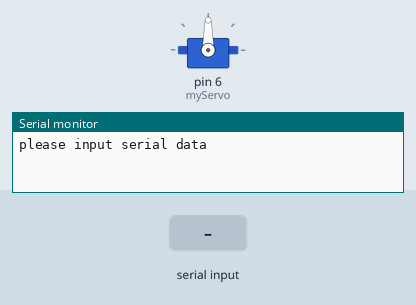
Recording of a sketch running on a simulated Arduino Uno, built with avr-gcc and run on an emulated ATmega328P. Shown: servo, the last lines printed to the serial monitor. Inputs (shaded band) come from the test bench.

Above: at 1.2 s.
1.3 s: "30,150\n" received over Serial
At 3.5 s:
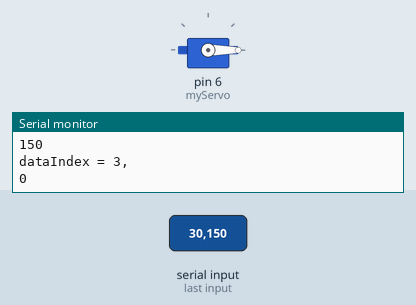
3.8 s: "90,45\n" received over Serial
At 4.1 s:
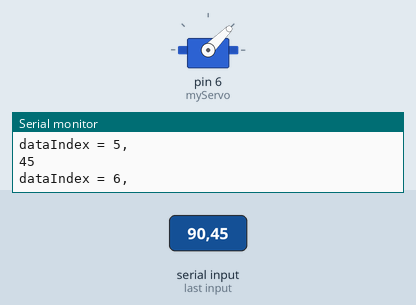
6.3 s: "200\n" received over Serial
At 6.7 s:
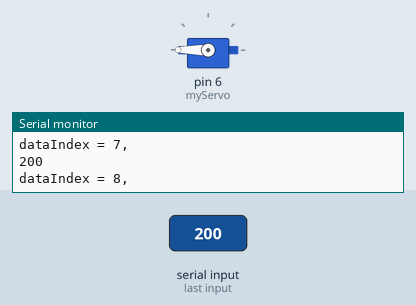
Timing chart, 0 to 9.3 s (numbered marks = the images above; inputs shaded):
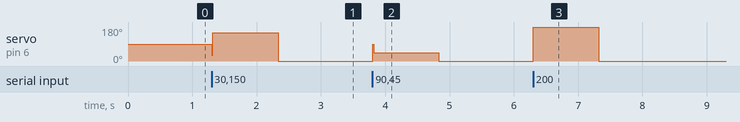

Measured:
- after the input at 1.3 s, servo on pin 6 (myServo): 90° → 150° at once, → 0° 1.0 s later
- after the input at 3.8 s, servo on pin 6 (myServo): 0° → 45° at once, → 0° 1.0 s later
- after the input at 6.3 s, servo on pin 6 (myServo): 0° → 180° at once, → 0° 1.0 s later

The sketch:

shuruqudongcifudianji.ino
```cpp
#include <Servo.h>

Servo myServo; //创建Servo对象myServo(我的伺服电机)

int dataIndex = 0;//创建整数变量类型,存储输入数据序列号

void setup() {
  // put your setup code here, to run once:
  myServo.attach(6);//电机连到了 6 号引脚声
  Serial.begin(9600);//启动窗口通讯速率是 9600
  Serial.println("please input serial data");
}

void loop() {//检查串口缓存是否有数据等待传输
  if(Serial.available()>0){
      dataIndex++;
      Serial.print("dataIndex = ");
      Serial.print(dataIndex);
      Serial.println(",");

      int pos = Serial.parseInt();
      Serial.println(pos);
      myServo.write(pos);//使用pos 变量设置伺服电机
      delay(15);
  }


}
```
